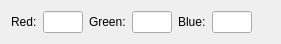
          <widget class="QWidget" name="horizontalLayoutWidget">
           <property name="geometry">
            <rect>
             <x>30</x>
             <y>30</y>
             <width>281</width>
             <height>31</height>
            </rect>
           </property>
           <layout class="QHBoxLayout" name="horizontalLayout_2">
            <item>
             <widget class="QLabel" name="label">
              <property name="text">
               <string>Red:</string>
              </property>
             </widget>
            </item>
            <item>
             <widget class="QLineEdit" name="editRed">
              <property name="minimumSize">
               <size>
                <width>40</width>
                <height>0</height>
               </size>
              </property>
              <property name="maximumSize">
               <size>
                <width>40</width>
                <height>16777215</height>
               </size>
              </property>
              <property name="text">
               <string/>
              </property>
              <property name="alignment">
               <set>Qt::AlignCenter</set>
              </property>
             </widget>
            </item>
            <item>
             <widget class="QLabel" name="label_2">
              <property name="text">
               <string>Green:</string>
              </property>
             </widget>
            </item>
            <item>
             <widget class="QLineEdit" name="editGreen">
              <property name="minimumSize">
               <size>
                <width>40</width>
                <height>0</height>
               </size>
              </property>
              <property name="maximumSize">
               <size>
                <width>40</width>
                <height>16777215</height>
               </size>
              </property>
              <property name="text">
               <string/>
              </property>
              <property name="alignment">
               <set>Qt::AlignCenter</set>
              </property>
             </widget>
            </item>
            <item>
             <widget class="QLabel" name="label_3">
              <property name="text">
               <string>Blue:</string>
              </property>
             </widget>
            </item>
            <item>
             <widget class="QLineEdit" name="editBlue">
              <property name="minimumSize">
               <size>
                <width>40</width>
                <height>0</height>
               </size>
              </property>
              <property name="maximumSize">
               <size>
                <width>40</width>
                <height>16777215</height>
               </size>
              </property>
              <property name="text">
               <string/>
              </property>
              <property name="alignment">
               <set>Qt::AlignCenter</set>
              </property>
             </widget>
            </item>
            <item>
             <spacer name="horizontalSpacer">
              <property name="orientation">
               <enum>Qt::Horizontal</enum>
              </property>
              <property name="sizeHint" stdset="0">
               <size>
                <width>40</width>
                <height>20</height>
               </size>
              </property>
             </spacer>
            </item>
           </layout>
          </widget>
